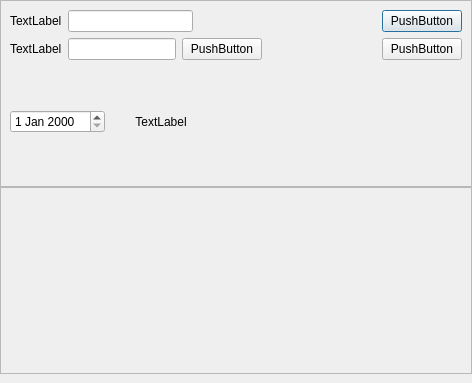
<?xml version="1.0" encoding="UTF-8"?>
<ui version="4.0">
 <class>AddFmMediaList</class>
 <widget class="QDialog" name="AddFmMediaList">
  <property name="geometry">
   <rect>
    <x>0</x>
    <y>0</y>
    <width>472</width>
    <height>383</height>
   </rect>
  </property>
  <property name="windowTitle">
   <string>新建歌单</string>
  </property>
  <layout class="QVBoxLayout" name="verticalLayout_2">
   <property name="spacing">
    <number>0</number>
   </property>
   <property name="leftMargin">
    <number>0</number>
   </property>
   <property name="topMargin">
    <number>0</number>
   </property>
   <property name="rightMargin">
    <number>0</number>
   </property>
   <property name="bottomMargin">
    <number>9</number>
   </property>
   <item>
    <widget class="QFrame" name="frame">
     <property name="frameShape">
      <enum>QFrame::StyledPanel</enum>
     </property>
     <property name="frameShadow">
      <enum>QFrame::Raised</enum>
     </property>
     <layout class="QVBoxLayout" name="verticalLayout">
      <item>
       <layout class="QHBoxLayout" name="horizontalLayout_3">
        <item>
         <layout class="QHBoxLayout" name="horizontalLayout">
          <item>
           <widget class="QLabel" name="label_mediaName">
            <property name="text">
             <string>TextLabel</string>
            </property>
           </widget>
          </item>
          <item>
           <widget class="QLineEdit" name="lineEdit_meidaName"/>
          </item>
         </layout>
        </item>
        <item>
         <spacer name="horizontalSpacer">
          <property name="orientation">
           <enum>Qt::Horizontal</enum>
          </property>
          <property name="sizeHint" stdset="0">
           <size>
            <width>40</width>
            <height>20</height>
           </size>
          </property>
         </spacer>
        </item>
        <item>
         <widget class="QPushButton" name="pushButton_addMedia">
          <property name="text">
           <string>PushButton</string>
          </property>
         </widget>
        </item>
       </layout>
      </item>
      <item>
       <layout class="QHBoxLayout" name="horizontalLayout_4">
        <item>
         <layout class="QHBoxLayout" name="horizontalLayout_2">
          <item>
           <widget class="QLabel" name="label_mediaImage">
            <property name="text">
             <string>TextLabel</string>
            </property>
           </widget>
          </item>
          <item>
           <widget class="QLineEdit" name="lineEdit_mediaImage"/>
          </item>
         </layout>
        </item>
        <item>
         <widget class="QPushButton" name="pushButton_preview">
          <property name="text">
           <string>PushButton</string>
          </property>
         </widget>
        </item>
        <item>
         <spacer name="horizontalSpacer_2">
          <property name="orientation">
           <enum>Qt::Horizontal</enum>
          </property>
          <property name="sizeHint" stdset="0">
           <size>
            <width>40</width>
            <height>20</height>
           </size>
          </property>
         </spacer>
        </item>
        <item>
         <widget class="QPushButton" name="pushButton_save">
          <property name="text">
           <string>PushButton</string>
          </property>
         </widget>
        </item>
       </layout>
      </item>
      <item>
       <layout class="QHBoxLayout" name="horizontalLayout_5">
        <item>
         <widget class="QDateEdit" name="dateEdit"/>
        </item>
        <item>
         <widget class="QLabel" name="label_showImage">
          <property name="minimumSize">
           <size>
            <width>100</width>
            <height>100</height>
           </size>
          </property>
          <property name="text">
           <string>TextLabel</string>
          </property>
          <property name="alignment">
           <set>Qt::AlignCenter</set>
          </property>
         </widget>
        </item>
        <item>
         <spacer name="horizontalSpacer_3">
          <property name="orientation">
           <enum>Qt::Horizontal</enum>
          </property>
          <property name="sizeHint" stdset="0">
           <size>
            <width>40</width>
            <height>20</height>
           </size>
          </property>
         </spacer>
        </item>
       </layout>
      </item>
     </layout>
    </widget>
   </item>
   <item>
    <widget class="QFrame" name="frame_FmMediaList">
     <property name="frameShape">
      <enum>QFrame::StyledPanel</enum>
     </property>
     <property name="frameShadow">
      <enum>QFrame::Raised</enum>
     </property>
     <layout class="QVBoxLayout" name="verticalLayout_3">
      <property name="spacing">
       <number>0</number>
      </property>
      <property name="leftMargin">
       <number>0</number>
      </property>
      <property name="topMargin">
       <number>0</number>
      </property>
      <property name="rightMargin">
       <number>0</number>
      </property>
      <property name="bottomMargin">
       <number>0</number>
      </property>
      <item>
       <widget class="PagingTableWidget" name="widget" native="true"/>
      </item>
     </layout>
    </widget>
   </item>
  </layout>
 </widget>
 <customwidgets>
  <customwidget>
   <class>PagingTableWidget</class>
   <extends>QWidget</extends>
   <header location="global">pagingtablewidget.h</header>
   <container>1</container>
  </customwidget>
 </customwidgets>
 <resources/>
 <connections/>
</ui>
